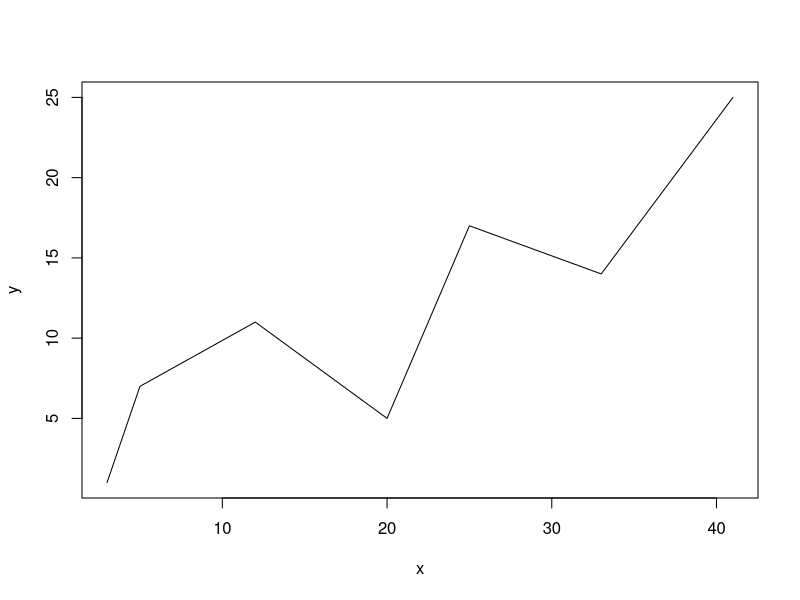
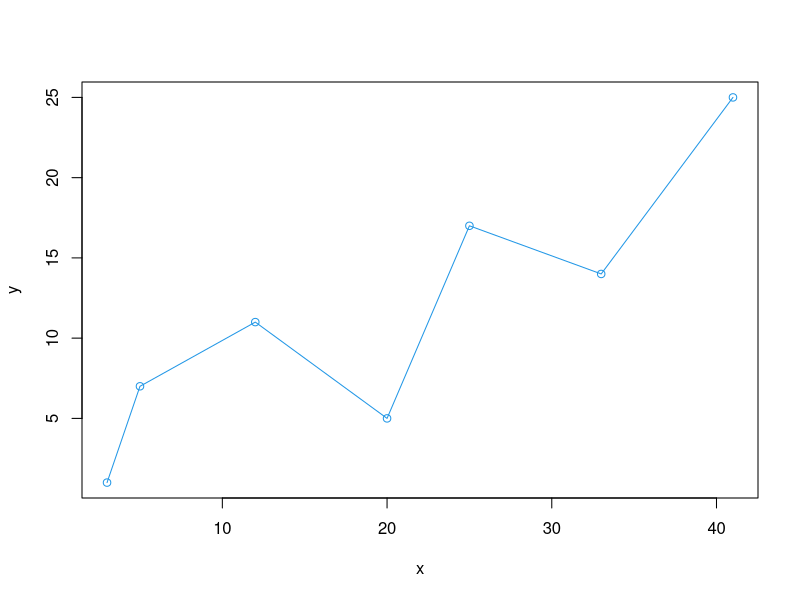
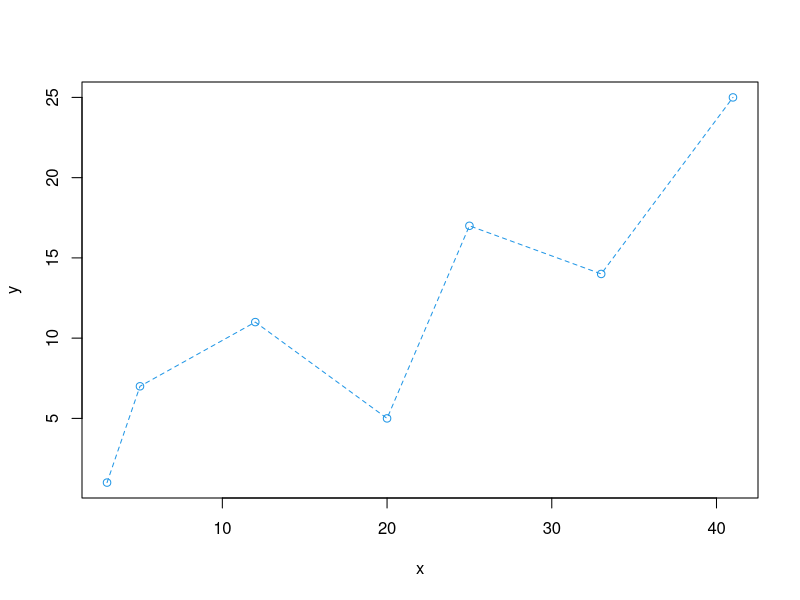

Recreate these plots in R, in order.
# Define data
x <- c(3,5,12,20,25,33,41)
y <- c(1,7,11,5,17,14,25)

# PLot lines
plot(x, y, type='l')
plot(x, y, type='o', col=4)
plot(x, y, type='o', col=4, lty=2)
